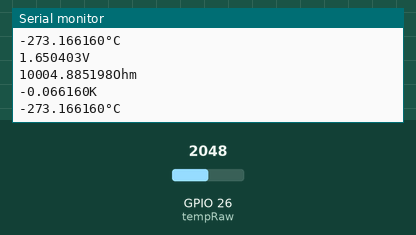
A sketch run on a simulated ESP32. On the bench: the last lines printed to the serial monitor. The test bench sets the inputs (shaded band); at power-on: GPIO 26 (tempRaw) = 2048.

Above: at 1.8 s.
1.9 s: GPIO 26 (tempRaw) set to 0
At 2.8 s:
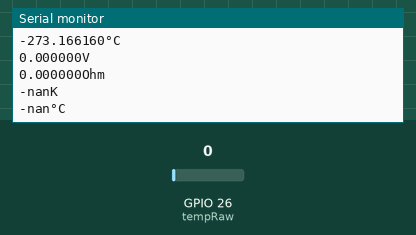
3.5 s: GPIO 26 (tempRaw) set to 4095
At 4.4 s:
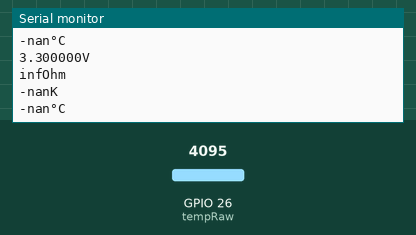
Timing chart, 0 to 6.5 s (numbered marks = the images above; inputs shaded):
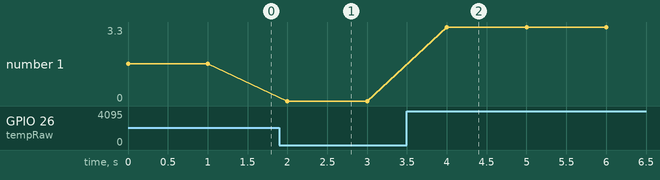

The sketch:

Temperatur_Messung.ino
```cpp
#include <math.h>

const double vcc = 3.3; //Volts
const int tempRaw = 26; //ADC PIN
const int res0 = 10000; //Ohm#
const double a = 1.122775062e-3; // 1000;
const double b = 2.358874358-4; // 10000;
const double c = 0.7504998806e-7; // 10000000;
const double resolution = 4095;

void setup() {
  Serial.begin(115200);
  //pinMode(tempVoltage, INPUT);
}

double calcTemp(int rawADC){
  //local variables
  double temp;
  double resistor;
  double voltage;

  voltage = (rawADC/resolution) * vcc;
  Serial.printf("%lfV \n", voltage);
  resistor = (10000 * voltage) / (vcc - voltage);
  Serial.printf("%lfOhm \n" ,resistor);

  temp = 1 / (a + b * log(resistor) + c * pow(log(resistor), 3));
  Serial.printf("%lfK \n", temp);
  return temp - 273.1;
}

void loop() {
  int adcRead = analogRead(tempRaw);

  double temperature = calcTemp(adcRead);

  Serial.printf("%lf°C \n" ,temperature);
  delay(1000);
}
```

Measured:
- after the input at 1.9 s, the serial monitor: prints a new line after 0.10 s (image 1)
- after the input at 3.5 s, the serial monitor: prints a new line after 0.50 s (image 2)
- plotted number 1: 1.65 → 0 after the input at 1.9 s, 0 → 3.3 after the input at 3.5 s
